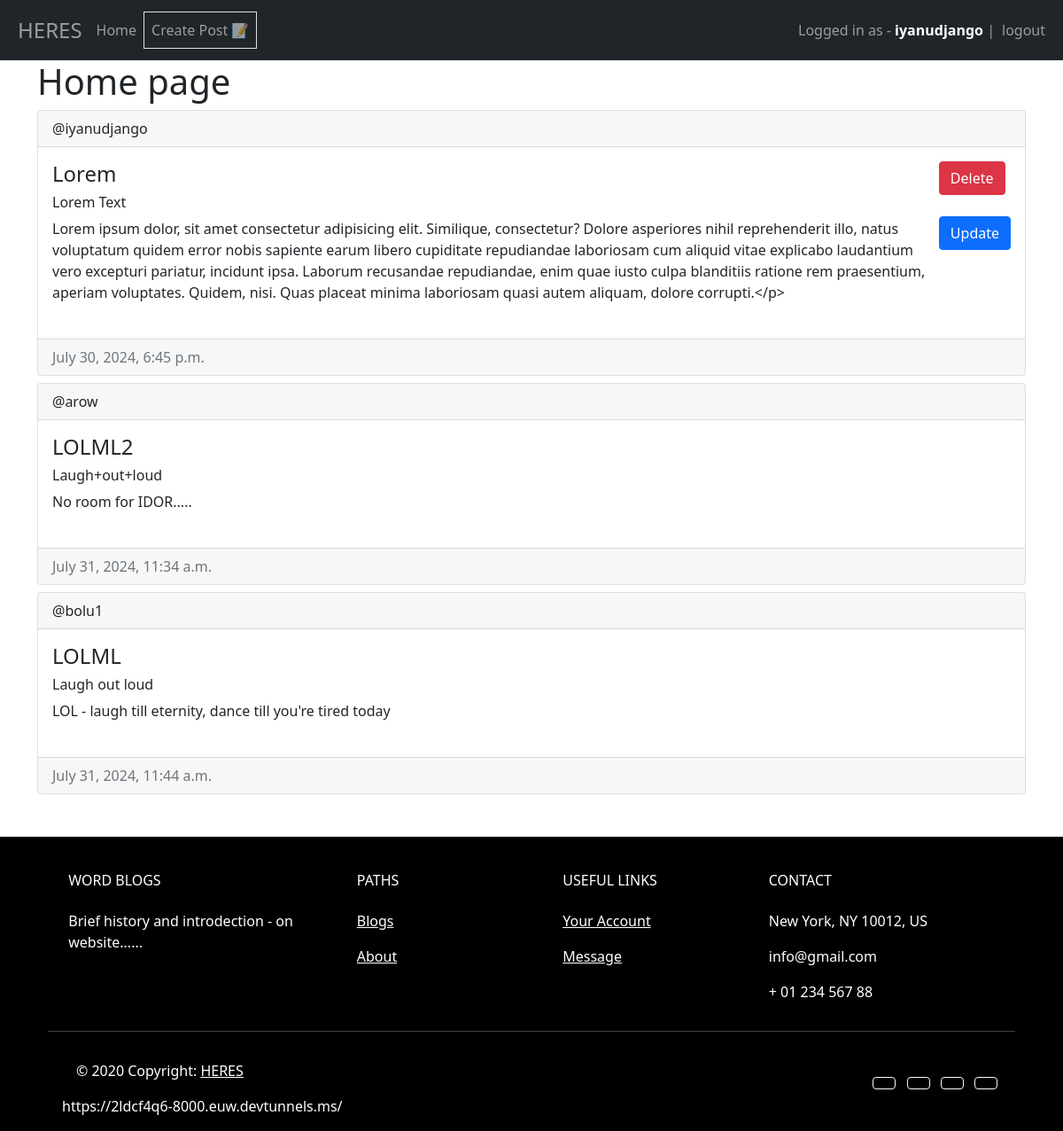
The app's page / (signed in), older data.
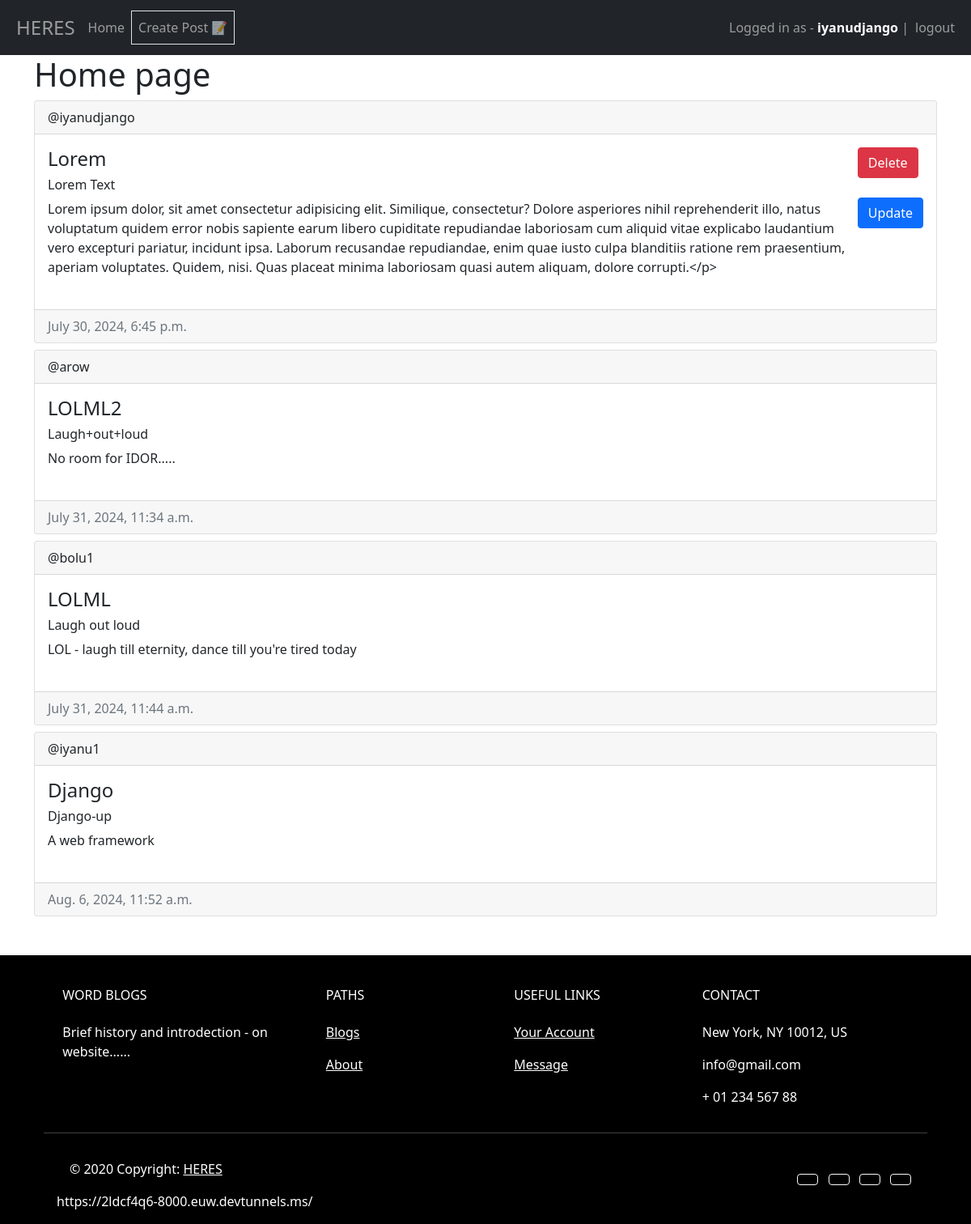
The same page, newer data.
### authapp/models.py (models this page shows, shortened)
class Post(models.Model):
    author = models.ForeignKey(User, on_delete=models.CASCADE)
    title = models.CharField(max_length=100)
    subtitle = models.CharField(max_length=400, default='-')
    body = models.TextField()
    created_at = models.DateTimeField(auto_now_add=True)
    updated_at = models.DateTimeField(auto_now=True)

### authapp/views.py (the view)
# urls.py: path('', views.home, name="home"),
@login_required(login_url='/login')
def home(request):
    posts = Post.objects.all()
    if request.method == "POST":
        post_id = request.POST.get("post-id") # name passed at the frontend
        post = Post.objects.filter(id=post_id).first()
        if post and post.author == request.user:
            post.delete()
    return render(request, "pages/home.html", {'posts':posts})

### templates/pages/home.html (shortened to what this page needs)
{% extends "base.html" %} {% block title %} Grow {% endblock %}
{% block content %}
<h1>Home page</h1>
{% for post in posts %}
<div class="card mt-2">
    <div class="card-header">
        <strong></strong>@{{ post.author.username }}</strong>
    </div>
    <div class="card-body d-flex flex-row justify-content-between">
            <div class="card-title">
                <h4>{{post.title}}</h4>
                <h6>{{post.subtitle}}</h6>
                <p>{{post.body}}</p>
            </div>
        <div class="row">
            {% if user == post.author %}
                <form action="" method="post">
                    <button type="submit" class="btn btn-danger" name="post-id" value="{{post.id}}">Delete</button>
                    <br><br>
                    <a href="{% url 'update_post' post.id %}" class="btn btn-primary">Update</a>
                </form>
                {% endif %}
        </div>
    </div>
    <div class="card-footer text-muted">{{post.created_at}}</div>
</div>
{% empty %}
<p>No post yet :) </p>
{% endfor %}
{% endblock %}

### templates/base.html (shortened to what this page needs)
{% load static %}
<!DOCTYPE html>
<html lang="en">
  <head>
    <link
      href="https://cdn.jsdelivr.net/npm/bootstrap@5.0.2/dist/css/bootstrap.min.css"
      rel="stylesheet"
    />
    <link rel="stylesheet" href="{% static 'css/style.css' %}">
  </head>
  <body>
    <nav class="navbar navbar-expand-lg navbar-dark bg-dark">
      <div class="container-fluid">
        <div>
          <ul class="navbar-nav ul-links">
            <li>
              <a href="/home" class="nav-link brand">HERES</a>
            </li>
            <li class="nav-item">
              <a href="/home" class="nav-link">Home</a>
            </li>
            <li class="nav-item">
              <a href="{% url 'create_post' %}" class="nav-link border">Create Post 📝</a>
            </li>
          </ul>
        </div>
        <div>
          <ul class="navbar-nav">
            {% if user.is_authenticated %}
            <span class="navbar-text">Logged in as - <span style="font-weight: 700; color: white;"> {{ user.username }}</span> | </span>
            <li class="nav-item">
              <a href="/logout" class="nav-link">logout</a>
            </li>
            {% else %}
            <li class="nav-item">
              <a href="/login" class="nav-link">login</a>
            </li>
          </ul>
        </div>
        {% endif %}
      </div>
    </nav>
    <div class="container">
      {% block content %} {% endblock %}</div>
<div class="mt-5">
  <footer
          class="text-center text-lg-start text-white"
          style="background-color: black"
          >
    <div class="container p-4 pb-0">
      <section class="">
        <div class="row">
          <div class="col-md-3 col-lg-3 col-xl-3 mx-auto mt-3">
            <h6 class="text-uppercase mb-4 font-weight-bold">
              Word Blogs
            </h6>
            <p>
              Brief history and introdection - on website......
            </p>
          </div>
          <div class="col-md-2 col-lg-2 col-xl-2 mx-auto mt-3">
            <h6 class="text-uppercase mb-4 font-weight-bold">Paths</h6>
            <p>
              <a href="#" class="text-white">Blogs</a>
            </p>
            <p>
              <a class="text-white">About</a>
            </p>
          </div>
          <div class="col-md-3 col-lg-2 col-xl-2 mx-auto mt-3">
            <h6 class="text-uppercase mb-4 font-weight-bold">
              Useful links
            </h6>
            <p>
              <a class="text-white">Your Account</a>
            </p>
            <p>
              <a class="text-white">Message</a>
            </p>
          </div>
          <div class="col-md-4 col-lg-3 col-xl-3 mx-auto mt-3">
            <h6 class="text-uppercase mb-4 font-weight-bold">Contact</h6>
            <p> New York, NY 10012, US</p>
            <p> info@gmail.com</p>
            <p> + 01 234 567 88</p>
          </div>
        </div>
      </section>
      <hr class="my-3">
      <section class="p-3 pt-0">
        <div class="row d-flex align-items-center">
          <div class="col-md-7 col-lg-8 text-center text-md-start">
            <div class="p-3">
              © 2020 Copyright:
              <a class="text-white" href="https://mdbootstrap.com/"
                 >HERES</a
                >
            </div>
            https://2ldcf4q6-8000.euw.devtunnels.ms/
          </div>
          <div class="col-md-5 col-lg-4 ml-lg-0 text-center text-md-end">
            <a
               class="btn btn-outline-light btn-floating m-1"
               class="text-white"
               role="button"
               ></a>
            <a
               class="btn btn-outline-light btn-floating m-1"
               class="text-white"
               role="button"
               ></a>
            <a
               class="btn btn-outline-light btn-floating m-1"
               class="text-white"
               role="button"
               ></a>
            <a
               class="btn btn-outline-light btn-floating m-1"
               class="text-white"
               role="button"
               ></a>
          </div>
        </div>
      </section>
    </div>
  </footer>
</div>
  </body>
</html>

### static/css/style.css (style rules this page uses)
.brand { font-size: 24px; color: aquamarine; }
.ul-links { align-items: center; }
.nav-link { color: white; }

Row changes from the older to the newer data that the page shows:
added Post: author.username "iyanu1", title "Django", subtitle "Django-up", body "A web framework", created_at "Aug. 6, 2024, 11:52 a.m."
